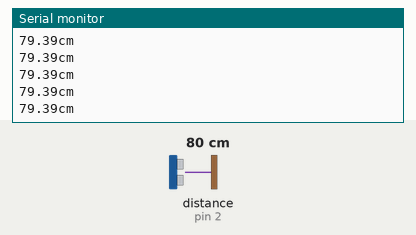
Recording of a sketch running on a simulated Arduino Uno, built with avr-gcc and run on an emulated ATmega328P. Shown: the last lines printed to the serial monitor. Wiring (inferred from the names in the program): ultrasonic range finder: trigger pin 4; echo pin 2. The test bench sets the inputs (shaded band); at power-on: distance to the obstacle (sensor on pin 2) 80 cm. The echo pulse lasts 58.3 µs per cm.

Above: at 1.2 s.
1.3 s: distance to the obstacle (sensor on pin 2) set to 120 cm
At 1.49 s:
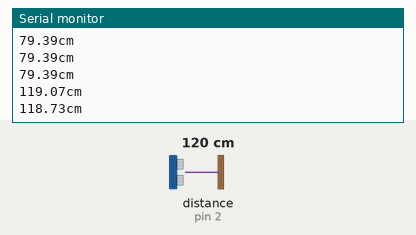
4.3 s: distance to the obstacle (sensor on pin 2) set to 2 cm
At 4.3 s:
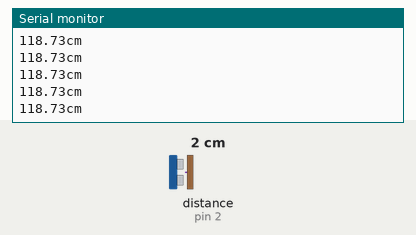
Timing chart, 0 to 7.3 s (numbered marks = the images above; inputs shaded):
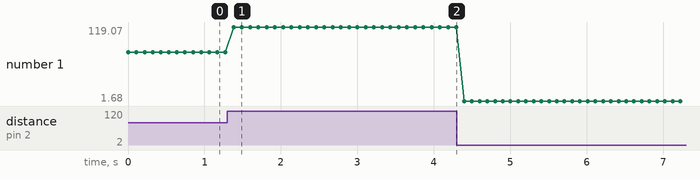

Measured:
- after the input at 1.3 s, the serial monitor: prints a new line after 0.08 s (image 1)
- plotted number 1: 79.39 → 118.73 after the input at 1.3 s, 118.73 → 1.68 after the input at 4.3 s

The sketch:

ultrasonic.ino
```cpp
int trigPin = 4;
int echoPin = 2;

void setup() {
  Serial.begin(9600);
}

void loop(){
  long duration;
  float cm;
  pinMode(echoPin, INPUT);
  pinMode(trigPin, OUTPUT);
  digitalWrite(trigPin, LOW);
  delayMicroseconds(2);
  digitalWrite(trigPin, HIGH);
  delayMicroseconds(10);
  digitalWrite(trigPin, LOW);
  duration = pulseIn(echoPin, HIGH);
  cm = microsecondsToCentimeters(duration);
  Serial.print(cm);
  Serial.print("cm");
  Serial.println();
  delay(100);
}
float microsecondsToCentimeters(long microseconds){
  return (microseconds*0.034029)/2;
}
```
